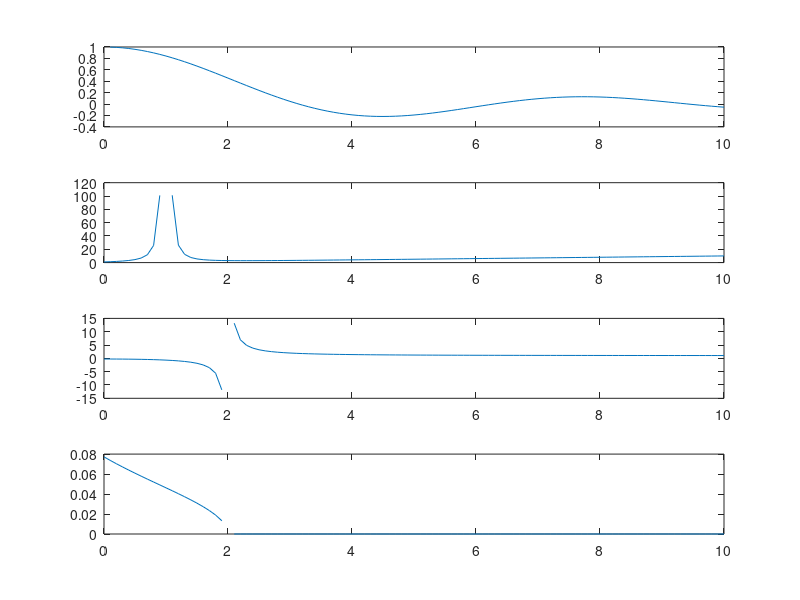

This chart was generated by the following MATLAB code:
t = 0:0.1:10;
% t = linspace(0, 10);

y1 = sin(t) ./ t;
y2 = (1 ./ ((t - 1).^2)) + t;
y3 = ((t.^2) + 1) ./ ((t.^2) - 4);
y4 = (nthroot((10 - t), 3) - 2) ./ sqrt(4 - (t.^2));

figure('Name','problem 2');
subplot(4,1,1);
plot(t,y1);
subplot(4,1,2); 
plot(t,y2);
subplot(4,1,3); 
plot(t,y3);
subplot(4,1,4); 
plot(t,y4);